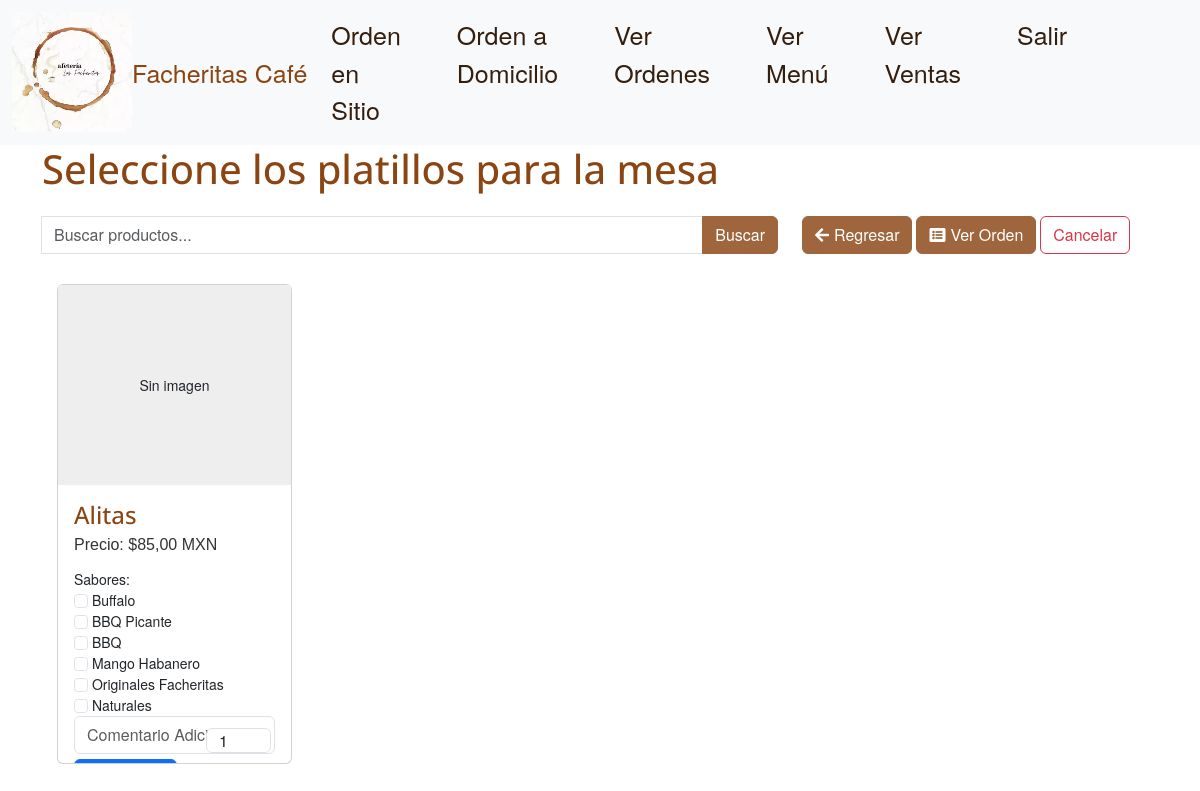
Page /Orden/ (signed in) on the earlier database version.
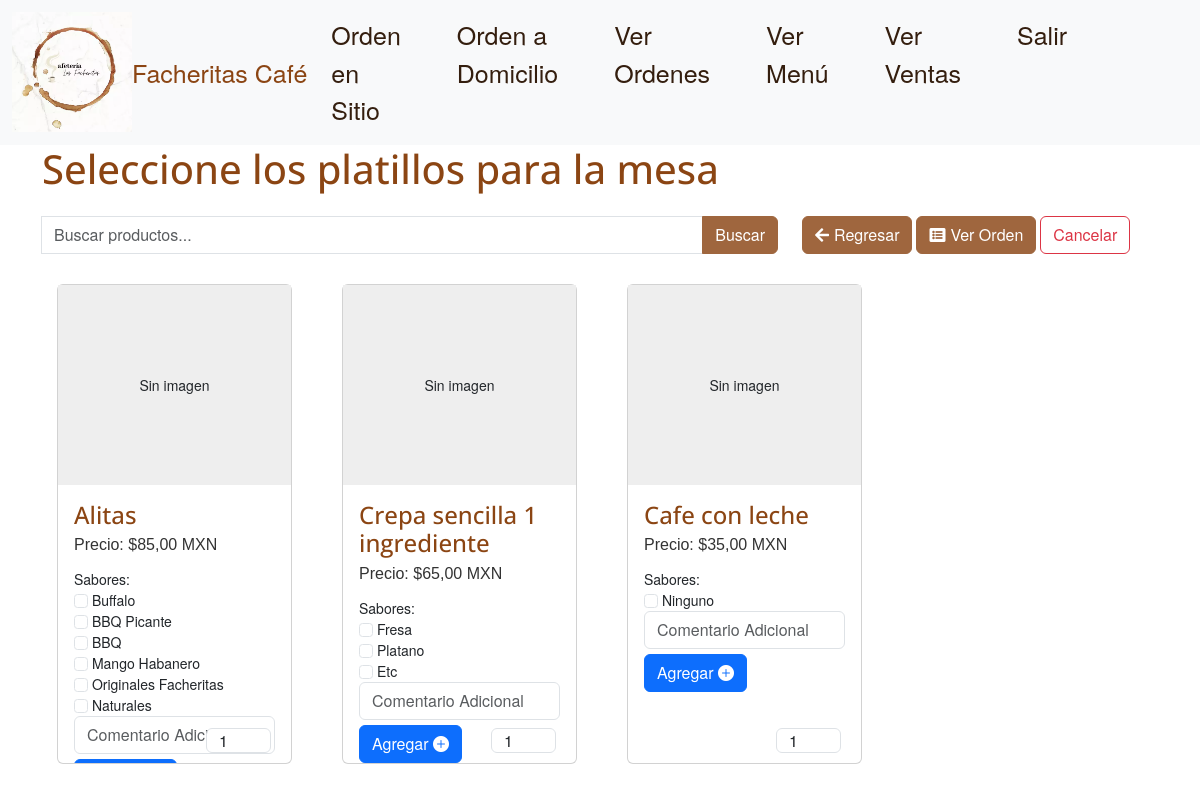
Same page on the later database version.
### Menu/models.py (models this page shows, shortened)
class Producto(models.Model):
    nombre = models.CharField(max_length=50)
    descripcion = models.TextField()
    sabores_raw = models.CharField(max_length=255, blank=True, null=True)
    precio = models.DecimalField(max_digits=10, decimal_places=2)
    categoria = models.ForeignKey(CategoriaMenu, on_delete=models.CASCADE)
    imagen = models.ImageField(upload_to='productos/', blank=True, null=True)
    adicionales = models.ManyToManyField('Adicional', related_name='ingredientes_adicionales', blank=True)
    def obtener_sabores(self):
        if self.sabores_raw:
            return [sabor.strip() for sabor in self.sabores_raw.split(',')]
        else:
            return ['Ninguno']
    def set_sabores(self, sabores):
        self.sabores_raw = ', '.join(sabores)
    sabores = property(obtener_sabores, set_sabores)

### Comanda/views.py (the view)
# urls.py: path('', HomeView.as_view(), name= 'Comanda'),
class HomeView(LoginRequiredMixin,  ListView):
    login_url = 'login'
    redirect_field_name = 'next'
    model = Producto
    template_name = 'comanda.html'
    context_object_name = 'productos'
    def get_context_data(self, **kwargs):
        context = super().get_context_data(**kwargs)
        context['mesas'] = Mesa.objects.all()
        return context

### Comanda/templates/comanda.html (shortened to what this page needs)
{% extends 'main.html'%}
{%block extra_css%}
<link rel="stylesheet" href="https://cdnjs.cloudflare.com/ajax/libs/font-awesome/5.15.3/css/all.min.css" />
{% endblock extra_css %}
{% block contenido %}
<h1> Seleccione los platillos para la mesa {{ mesas_seleccionadas.numero }} </h1>
<div id="mesasDisponibles">
    <div class="row">
        <div class="col-md-8">
            <form method="POST" action="{% url 'buscar_productos' %}">
                <div class="input-group" style="margin-top: 15px">
                    <input type="text" name="query" class="form-control" placeholder="Buscar productos...">
                    <button type="submit" class="btn btn-primary" style="background-color: #9f663e; border-color: #9f663e;">Buscar</button>
                </div>
            </form>
        </div>
        <div class="col-4">
            <a href="javascript:history.back();" class="btn btn-success" style="margin-top: 15px; margin-bottom: 15px; background-color: #9f663e; border-color: #9f663e;">
                <i class="fas fa-arrow-left" style="margin-right: 5px"></i>Regresar
            </a>
            <a href="{% url 'carrito_por_mesa' mesa_id=mesas_seleccionadas.id  %}" class="btn btn-success" style="margin-top: 15px; margin-bottom: 15px; background-color: #9f663e; border-color: #9f663e;">
                <i class="fas fa-list-alt" style="margin-right: 5px"></i>Ver Orden
            </a>
            <a href="{% url 'Dashboard' %}" class="btn btn-outline-danger text-left" style="margin-top: 15px; margin-bottom: 15px; ">Cancelar</a>
        </div>
    </div>
    <div id="productos-container" class="row">
        {% for producto in productos %}
            <div class="col-lg-3 col-md-6 col-sm-12">
                <div class="card card-item">
                    {% if producto.imagen %}
                        <img src="{{ producto.imagen.url }}" class="card-img-top" style="width: 100%; height:200px;" alt="...">
                    {% else %}
                        <div class="card-placeholder" style="width: 100%; height:200px; background-color: #eee; text-align: center; line-height: 200px;">
                            Sin imagen
                        </div>
                    {% endif %}
                    <div class="card-body">
                        <form method="post" action="{% url 'agregar_por_mesa' %}">
                            <h5 class="card-title">{{ producto.nombre }}</h5>
                            <p class="card-text">Precio: ${{ producto.precio }} MXN</p>
                            <label>Sabores:</label>
                            <br>
                            {% for sabor in producto.sabores %}
                                <input class="form-check-input" type="checkbox" value="{{ sabor }}" name="sabores_{{ mesas_seleccionadas.id }}[]">
                                <label class="form-check-label">{{ sabor }}</label><br>
                            {% endfor %}
                            <input type="text-area" class="form-control" name="comentario_{{ mesas_seleccionadas.id }}" placeholder="Comentario Adicional">
                            <input class="form-control" type="number" name="cantidad_{{ mesas_seleccionadas.id }}" style="width: 65px; height: 25px; position: absolute; bottom: 10px; right: 20px;" value="1" min="1">
                            <button type="submit" class="btn btn-primary" style="margin-top: 5px">Agregar <i class="bi bi-plus-circle-fill"></i></button>
                        </form>
                    </div>
                </div>
            </div>
        {% endfor %}
    </div>
</div>
{% endblock contenido%}

Differences in the rows shown:
added Producto: imagen "Sin imagen", nombre "Crepa sencilla 1 ingrediente", precio "65,00", sabores "Fresa" "Platano" "Etc"
added Producto: imagen "Sin imagen", nombre "Cafe con leche", precio "35,00", sabores "Ninguno"
